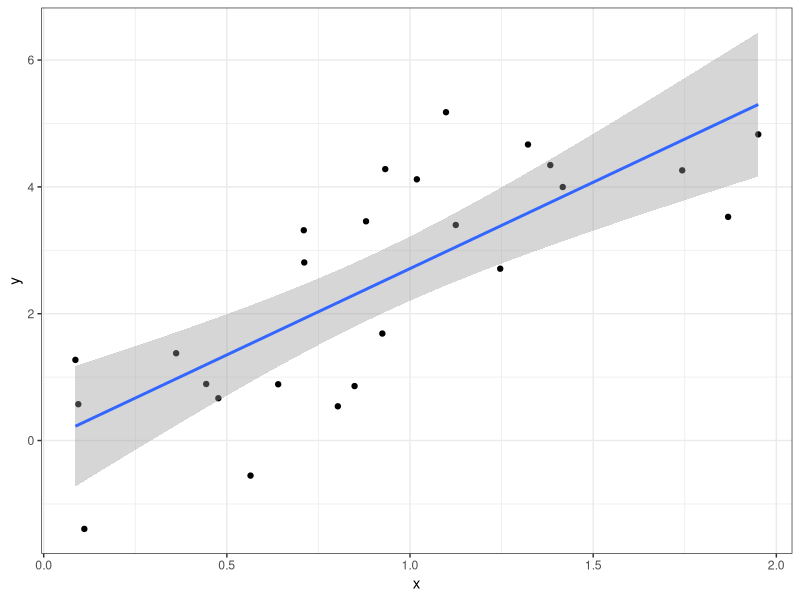

Recreate this plot in R. (Note: this script raises an error after producing the figure.)
library(ggplot2)
library(ggpubr)

theme_set(theme_bw())

x = runif(25, 0, 2)
X = as.matrix(cbind(1, x))
Y = as.matrix(1 + 2 * x + rnorm(length(x), sd = 1))

p = ggplot(data = data.frame(x = x, y = Y), aes(x = x, y = y)) + geom_point() + geom_smooth(method='lm')
p

th0 = c(0, 0)
alpha = 0.1

progress = c(t = 0, theta0 = th0[1], theta1 = th0[2], L = sum((Y - X %*% th)^2))

th = th0
for (t in 1:30) {

	grad = 2 * colSums(diag(as.vector(Y - X %*% th)) %*% X) 
	grad = grad / sqrt(sum(grad^2))
	th = th + alpha * grad
	L = sum((Y - X %*% th)^2)

	progress = rbind(progress, c(t = t, theta0 = th[1], theta1 = th[2], L = sum((Y - X %*% th)^2)))
}


p1 = ggplot(data = as.data.frame(progress), aes(x = t, y = L)) + geom_line() + xlim(c(1, nrow(progress)))
p1

p2 = p + geom_abline(data = as.data.frame(progress), aes(intercept = theta0, slope = theta1, colour = t), alpha = 0.5)
p2

p = ggarrange(p1, p2, nrow = 1, common.legend = TRUE, legend = "right")

ggsave(filename = "figure_man/gradient_descent_lm.pdf", p, width = 7, height = 2.5)


